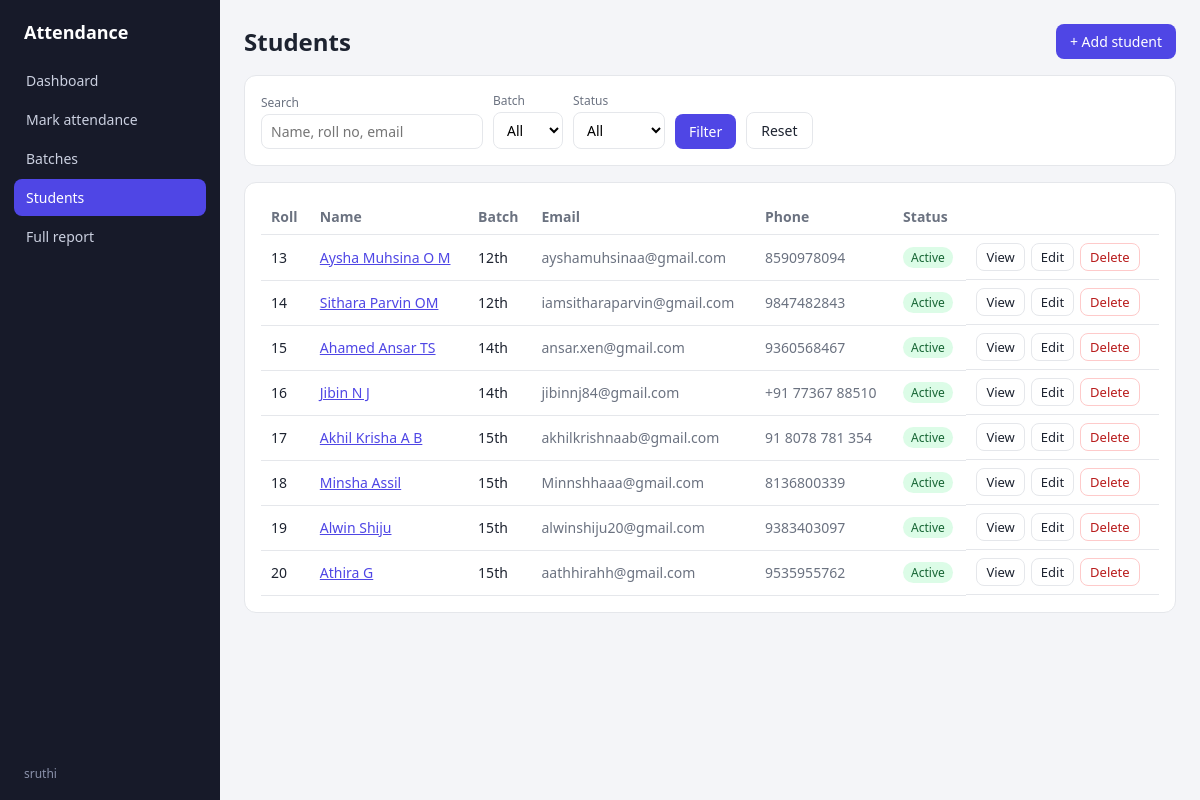
The app's page /students/ (signed in) with its own data.
### attendance/models.py (models this page shows, shortened)
class Student(models.Model):
    batch = models.ForeignKey(Batch, on_delete=models.CASCADE, related_name="students")
    roll_no = models.CharField(max_length=30)
    name = models.CharField(max_length=150)
    email = models.EmailField(blank=True)
    phone = models.CharField(max_length=20, blank=True)
    is_active = models.BooleanField(default=True)
    class Meta:
        ordering = ["batch__name", "roll_no"]
        constraints = [
            models.UniqueConstraint(fields=["batch", "roll_no"], name="unique_roll_per_batch")
        ]

class Batch(models.Model):
    name = models.CharField(max_length=100, unique=True)
    description = models.CharField(max_length=255, blank=True)
    created_at = models.DateTimeField(auto_now_add=True)
    class Meta:
        ordering = ["name"]
        verbose_name_plural = "batches"

### attendance/views.py (the view)
# urls.py: path("students/", views.student_list, name="student_list"),
@login_required
def student_list(request):
    qs = Student.objects.select_related("batch")
    q = request.GET.get("q", "").strip()
    batch_id = request.GET.get("batch", "")
    status = request.GET.get("status", "")
    if q:
        qs = qs.filter(Q(name__icontains=q) | Q(roll_no__icontains=q) | Q(email__icontains=q))
    if batch_id.isdigit():
        qs = qs.filter(batch_id=batch_id)
    if status == "active":
        qs = qs.filter(is_active=True)
    elif status == "inactive":
        qs = qs.filter(is_active=False)
    return render(
        request,
        "attendance/student_list.html",
        {"students": qs, "batches": Batch.objects.all(), "q": q, "batch_id": batch_id, "status": status},
    )

### attendance/templates/attendance/student_list.html (shortened to what this page needs)
{% extends "attendance/base.html" %}
{% load static %}
{% block content %}
<div class="page-head">
  <h2>Students</h2>
  <a class="btn" href="{% url 'attendance:student_create' %}{% if batch_id %}?batch={{ batch_id }}{% endif %}">+ Add student</a>
</div>
<form method="get" class="card filters">
  <div><label for="q">Search</label><input type="search" id="q" name="q" value="{{ q }}" placeholder="Name, roll no, email"></div>
  <div>
    <label for="batch">Batch</label>
    <select id="batch" name="batch">
      <option value="">All</option>
    </select>
  </div>
  <div>
    <label for="status">Status</label>
    <select id="status" name="status">
      <option value="">All</option>
    </select>
  </div>
  <button class="btn" type="submit">Filter</button>
  <a class="btn secondary" href="{% url 'attendance:student_list' %}">Reset</a>
</form>
<div class="card">
  <table>
    <thead><tr><th>Roll</th><th>Name</th><th>Batch</th><th>Email</th><th>Phone</th><th>Status</th><th></th></tr></thead>
    <tbody>
    {% for s in students %}
      <tr>
        <td>{{ s.roll_no }}</td>
        <td><a href="{% url 'attendance:student' s.pk %}">{{ s.name }}</a></td>
        <td>{{ s.batch.name }}</td>
        <td class="muted">{{ s.email }}</td>
        <td class="muted">{{ s.phone }}</td>
        <td>{% if s.is_active %}<span class="badge ok">Active</span>{% else %}<span class="badge">Inactive</span>{% endif %}</td>
        <td class="actions">
          <a class="btn secondary small" href="{% url 'attendance:student' s.pk %}">View</a>
          <a class="btn secondary small" href="{% url 'attendance:student_update' s.pk %}">Edit</a>
          <a class="btn danger small" href="{% url 'attendance:student_delete' s.pk %}">Delete</a>
        </td>
      </tr>
    {% empty %}
      <tr><td colspan="7" class="muted">No students found.</td></tr>
    {% endfor %}
    </tbody>
  </table>
</div>
{% endblock %}

### attendance/templates/attendance/base.html (shortened to what this page needs)
{% load static %}<!doctype html>
<html lang="en">
<head>
  <link rel="stylesheet" href="{% static 'css/style.css' %}">
</head>
<body>
  {% with url=request.resolver_match.url_name %}
  <div class="layout">
    <aside class="sidebar">
      <div class="brand">Attendance</div>
      <nav>
        <a href="{% url 'attendance:dashboard' %}" class="{% if url == 'dashboard' %}active{% endif %}">Dashboard</a>
        <a href="{% url 'attendance:mark_select' %}" class="{% if url == 'mark_select' or url == 'mark' %}active{% endif %}">Mark attendance</a>
        <a href="{% url 'attendance:batch_list' %}" class="{% if url == 'batch_list' or url == 'batch_create' or url == 'batch_update' or url == 'batch_delete' or url == 'report' %}active{% endif %}">Batches</a>
        <a href="{% url 'attendance:student_list' %}" class="{% if url == 'student_list' or url == 'student_create' or url == 'student_update' or url == 'student_delete' or url == 'student' or url == 'record_update' or url == 'record_delete' %}active{% endif %}">Students</a>
        <a href="{% url 'attendance:full_report' %}" class="{% if url == 'full_report' %}active{% endif %}">Full report</a>
      </nav>
      <div class="who">{{ request.user.get_username }}</div>
    </aside>
    <div class="content">
      <div class="content-inner">
        {% block content %}{% endblock %}
      </div>
    </div>
  </div>
  {% endwith %}
</body>
</html>

### static/css/style.css (style rules this page uses)
:root { --bg: #f4f5f8; --card: #fff; --text: #1d2330; --muted: #6b7280; --line: #e5e7eb; --accent: #4f46e5; --ok: #15803d; --bad: #b91c1c; --warn: #b45309; --side: #171a29; }
* { box-sizing: border-box; }
body { margin: 0; font-family: system-ui, -apple-system, "Segoe UI", sans-serif; background: var(--bg); color: var(--text); }
a { color: var(--accent); }
h2 { margin: 0 0 16px; }
.layout { display: grid; grid-template-columns: 220px 1fr; min-height: 100vh; }
.sidebar { background: var(--side); color: #cbd0e0; padding: 20px 14px; position: sticky; top: 0; height: 100vh; }
.brand { color: #fff; font-weight: 700; font-size: 18px; padding: 0 10px 18px; }
.sidebar nav a { display: block; color: #cbd0e0; text-decoration: none; padding: 9px 12px; border-radius: 8px; margin-bottom: 2px; font-size: 14px; }
.sidebar nav a.active { background: var(--accent); color: #fff; }
.sidebar .who { position: absolute; bottom: 18px; left: 24px; font-size: 12px; color: #8b92ab; }
.content { padding: 24px; min-width: 0; }
.content-inner { max-width: 1100px; margin: 0 auto; }
.page-head { display: flex; justify-content: space-between; align-items: center; flex-wrap: wrap; gap: 10px; margin-bottom: 16px; }
.page-head h2 { margin: 0; }
.card { background: var(--card); border: 1px solid var(--line); border-radius: 12px; padding: 16px; margin-bottom: 16px; overflow-x: auto; }
table { width: 100%; border-collapse: collapse; }
th, td { text-align: left; padding: 8px 10px; border-bottom: 1px solid var(--line); font-size: 14px; white-space: nowrap; }
th { color: var(--muted); font-weight: 600; }
.btn { display: inline-block; background: var(--accent); color: #fff; border: 0; padding: 8px 14px; border-radius: 8px; font-size: 14px; cursor: pointer; text-decoration: none; font-family: inherit; }
.btn.secondary { background: #fff; color: var(--text); border: 1px solid var(--line); }
.btn.danger { background: #fff; color: var(--bad); border: 1px solid #fecaca; }
.btn.small { padding: 4px 9px; font-size: 13px; }
input[type=date], input[type=text], input[type=email], input[type=search], select, textarea { padding: 7px 9px; border: 1px solid var(--line); border-radius: 8px; font-size: 14px; font-family: inherit; background: #fff; }
.filters { display: flex; gap: 10px; flex-wrap: wrap; align-items: end; }
.filters label { font-size: 12px; color: var(--muted); display: block; margin-bottom: 3px; }
.muted { color: var(--muted); }
.actions { display: flex; gap: 6px; flex-wrap: wrap; }
.badge { display: inline-block; padding: 2px 8px; border-radius: 999px; font-size: 12px; background: #e5e7eb; }
.badge.ok { background: #dcfce7; color: #166534; }

### records on screen
Student: roll_no "13", name "Aysha Muhsina O M", batch.name "12th", email "ayshamuhsinaa@gmail.com", phone "8590978094", is_active "Active"
Student: roll_no "14", name "Sithara Parvin OM", batch.name "12th", email "iamsitharaparvin@gmail.com", phone "9847482843", is_active "Active"
Student: roll_no "15", name "Ahamed Ansar TS", batch.name "14th", email "ansar.xen@gmail.com", phone "9360568467", is_active "Active"
Student: roll_no "16", name "Jibin N J", batch.name "14th", email "jibinnj84@gmail.com", phone "+91 77367 88510", is_active "Active"
Student: roll_no "17", name "Akhil Krisha A B", batch.name "15th", email "akhilkrishnaab@gmail.com", phone "91 8078 781 354", is_active "Active"
Student: roll_no "18", name "Minsha Assil", batch.name "15th", email "Minnshhaaa@gmail.com", phone "8136800339", is_active "Active"
Student: roll_no "19", name "Alwin Shiju", batch.name "15th", email "alwinshiju20@gmail.com", phone "9383403097", is_active "Active"
Student: roll_no "20", name "Athira G", batch.name "15th", email "aathhirahh@gmail.com", phone "9535955762", is_active "Active"

### other values on screen
{{ request.user.get_username }} "sruthi"
